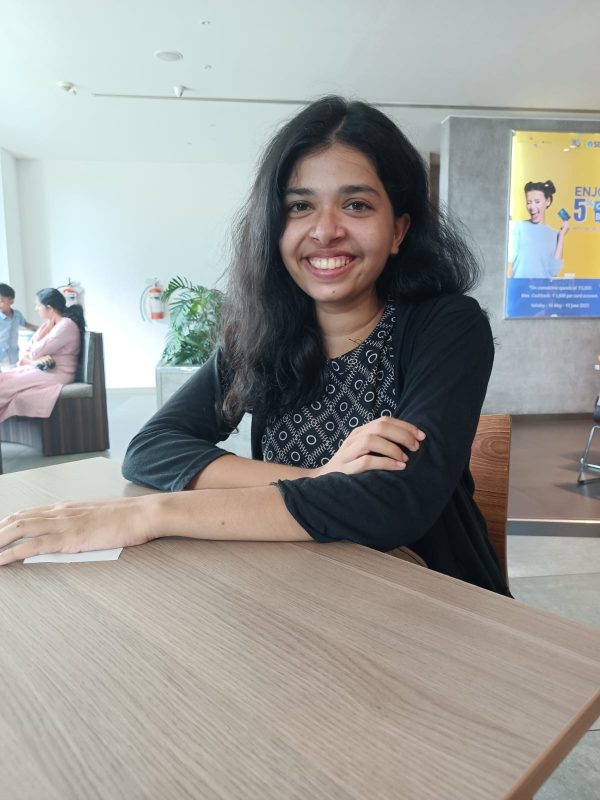
#> input picture dataset/Aarsha.jpg, 1200 x 1600 px, given in place of the camera (shown at 1/2 size)
$ python adding_faces.py
#> lines starting #> are read from the running program, lines starting #| are printed output that depends on the picture; after the words box and inside, x2 and y2 are one past the last pixel; in counts of white or black regions, pixels touching at a corner belong together
import cv2
import pickle
import numpy as np
import os

video = cv2.VideoCapture(0)
facedetect = cv2.CascadeClassifier("code\haarcascade_frontalface_default.xml")

faces_data = list()

i=0

name = input("Enter you name : ")
#> the answer given: dataset/Aarsha.jpg

while True :
    ret, frame = video.read()
#> frame is the input picture: shape (1600, 1200, 3); mean B, G, R 150.2, 154.4, 154.1
    gray = cv2.cvtColor(frame, cv2.COLOR_BGR2GRAY)
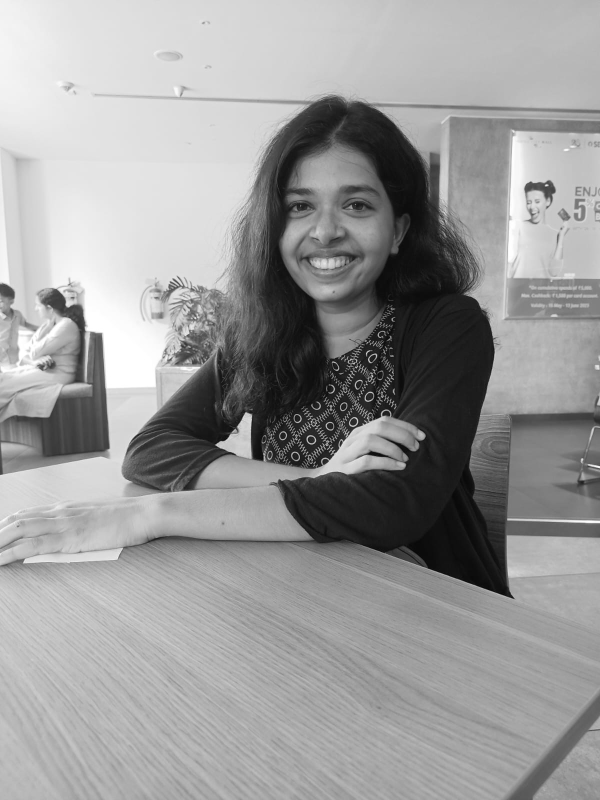
#> gray: shape (1600, 1200) (shown at 1/2 size); min 0, max 255, mean 153.8
    faces = facedetect.detectMultiScale(gray,1.3,5)
#> faces = [[518, 301, 285, 285]]
    for(x,y,w,h) in faces :
        crop_img = frame[y:y+h, x:x+w, :]
        resized_img = cv2.resize(crop_img, (50,50))
        if len(faces_data)<=100 and i%10==0 :
            faces_data.append(resized_img)
        i=i+1
        cv2.putText(frame, str(len(faces_data)), (50,50), cv2.FONT_HERSHEY_COMPLEX, 1, (50,50,255),1)
        cv2.rectangle(frame, (x,y), (x+w, y+h), (50,50,255), 1)
#> this loop made 1 pass
#> (x, y, w, h, i) on pass 1: (518, 301, 285, 285, 1)
#> pass 1, `crop_img = frame[y:y+h, x:x+w, :]`:
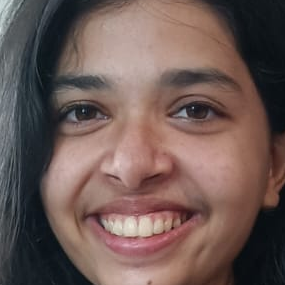
#> crop_img: shape (285, 285, 3); mean B, G, R 85.4, 90, 110.4
#> pass 1, `resized_img = cv2.resize(crop_img, (50,50))`:
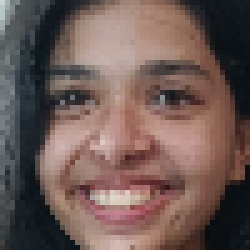
#> resized_img: shape (50, 50, 3) (shown 5 times larger); mean B, G, R 85.4, 90, 110.5
#> after the loop:
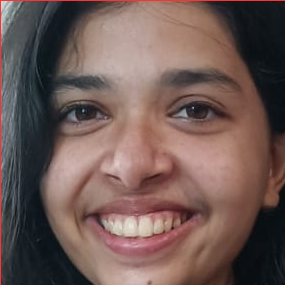
#> crop_img: shape (285, 285, 3); 0.7% of pixels changed, all inside (x1, y1, x2, y2) = (0, 0, 285, 285)
#> after the loop:
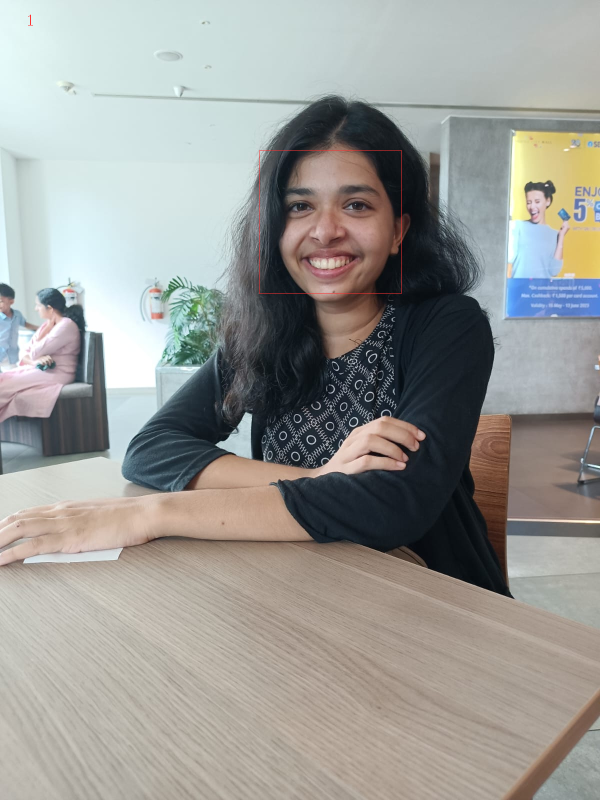
#> frame: shape (1600, 1200, 3) (shown at 1/2 size); 0.06% of pixels changed, all inside (x1, y1, x2, y2) = (56, 29, 804, 587)
#> after the loop, faces_data = 1 item; i = 1
    cv2.imshow("Frame", frame)
    k=cv2.waitKey(1)
#> (key q is pressed here)
    if k==ord('q') or k==ord('Q')  :
        break

video.release()
#> (the run stopped early here; a loop or call above may not have finished)
